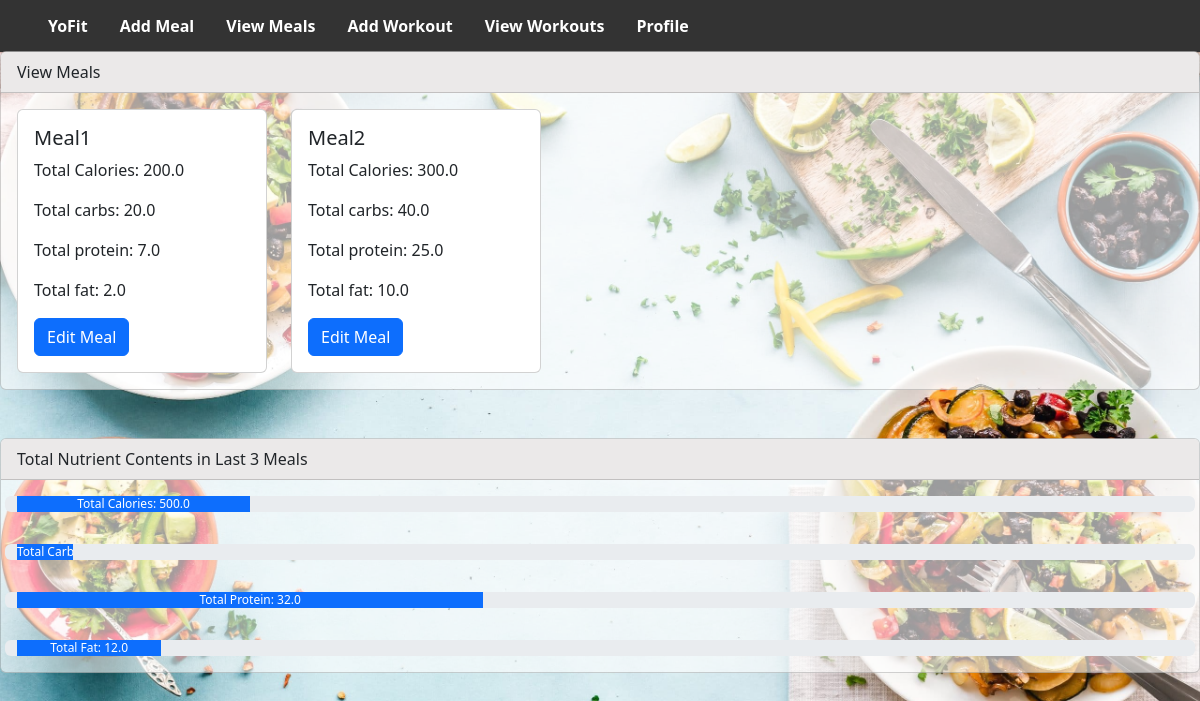
Screenshot of /viewMeals (signed in) with the database file from the repository.
### app/models.py (models this page shows)
class Meal(db.Model):
 id = db.Column(db.Integer, primary_key = True)
 name = db.Column(db.String(32))
 type = db.Column(db.String(16))
 meal_item_names = db.Column(db.String(1024))
 time_to_eat = db.Column(db.Date, default = date.today())
 time_meal = db.Column(db.Time, default = datetime.now())
 creator_id = db.Column(db.Integer, db.ForeignKey(User.id))
 meal_calories = db.Column(db.Float)
 meal_carbs = db.Column(db.Float)
 meal_protien = db.Column(db.Float) #spell mischeck- incase there is a bug later
 meal_fat = db.Column(db.Float)

### app/routes.py (the view)
@appObj.route('/viewMeals')
@login_required
def view_meals():
 user = current_user
 all_meals = Meal.query.filter_by(creator_id = user.id).all()
 current = 0;
 total_calories = 0;
 total_carbs = 0;
 total_protein = 0;
 total_fat = 0;
 for meal in all_meals:
  if(current < 3):
    total_calories = total_calories + meal.meal_calories
    total_carbs = total_carbs + meal.meal_carbs
    total_protein = total_protein + meal.meal_protien
    total_fat = total_fat + meal.meal_fat
    current = current +1
  else:
    break
  calPer = (total_calories/2500) * 100
  carPer = (total_carbs / 1250) * 100
  proPer = (total_protein / 80) * 100
  fatPer = (total_fat / 97) * 100
 return render_template('view_meals.html',fatPer = fatPer,proPer = proPer,carPer = carPer ,calPer = calPer, all_meals = all_meals, cal= total_calories, carb = total_carbs, pro= total_protein, fat = total_fat)

### app/models.py (called while the page is built)
@login.user_loader
def load_user(id):
 return User.query.get(int(id))

### app/templates/view_meals.html (shortened to what this page needs)
<!DOCTYPE html>
<html lang="en" >
<head>
    <link rel="stylesheet" href="{{ url_for('static', filename='css/homepage.css') }}">
    <link href="https://cdn.jsdelivr.net/npm/bootstrap@5.2.3/dist/css/bootstrap.min.css" rel="stylesheet">
</head>
<header>
    <ul>
        <li><a class="active" href="/home">YoFit</a></li>
        <li><a class="active" href="/createMeal">Add Meal</a></li>
        <li><a class="active" href="/viewMeals">View Meals</a></li>
        <li><a class="active" href="/createWorkout">Add Workout</a></li>
        <li><a class="active" href="/viewWorkouts">View Workouts</a></li>
        <li><a class="active" href="/profile">Profile</a></li>
      </ul>
</header>
<body>
  <div class="card" style = "width: 100%; background:rgba(255, 255, 255, 0.6); margin-top: -17px;">
    <div class="card-header" style = "background:rgb(235, 233, 233);">
      View Meals
    </div>
    <div class="card-body" style = "background:rgba(0,0,0,0);">
        <div class="row" style = "background:rgba(0,0,0,0);">
            {% for meal in all_meals %}
            <div class="col-sm-6" style = "background:rgba(0,0,0,0); width: fit-content;">
              <div class="card" style ="min-width: 250px;">
                <div class="card-body">
                  <h5 class="card-title">{{meal.name}}</h5>
                  <p class = "card-text"> Total Calories: {{meal.meal_calories}} </p>
                  <p class="card-text">Total carbs: {{meal.meal_carbs}}</p>
                  <p class="card-text">Total protein: {{meal.meal_protien}}</p>
                  <p class="card-text"> Total fat: {{meal.meal_fat}} </p>
                  <a href="/editMeal/{{meal.id}}" class="btn btn-primary">Edit Meal</a>
                </div>
              </div>
            </div>
            {% endfor %}
          </div>
    </div>
  </div>
  <br>
  <br>
  <div class="card" style = "width: 100%; background:rgba(255, 255, 255, 0.6);">
    <div class="card-header" style = "background:rgb(235, 233, 233);">
      Total Nutrient Contents in Last 3 Meals
    </div>
    <div class="card-body" style = "background:rgba(0,0,0,0);">
        <div class="row" style = "background:rgba(0,0,0,0);">
          <div class="progress">
            <div class="progress-bar" role="progressbar" aria-label="Example with label" style="width: {{calPer}}%;" aria-valuenow="25" aria-valuemin="0" aria-valuemax="100">Total Calories: {{cal}}</div>
          </div>
          <br>
          <br>
          <div class="progress">
            <div class="progress-bar" role="progressbar" aria-label="Example with label" style="width: {{carPer}}%;" aria-valuenow="25" aria-valuemin="0" aria-valuemax="100">Total Carbs: {{carb}}</div>
          </div>
          <br>
          <br>
          <div class="progress">
            <div class="progress-bar" role="progressbar" aria-label="Example with label" style="width: {{proPer}}%;" aria-valuenow="25" aria-valuemin="0" aria-valuemax="100">Total Protein: {{pro}}</div>
          </div>
          <br>
          <br>
          <div class="progress">
            <div class="progress-bar" role="progressbar" aria-label="Example with label" style="width: {{fatPer}}%;" aria-valuenow="25" aria-valuemin="0" aria-valuemax="100">Total Fat: {{fat}}</div>
          </div>
    </div>
  </div>
</body>
</html>

### app/static/css/homepage.css (style rules this page uses)
body { background-image:url("/static/css/images/login-background.jpeg"); background-size: 100%; }
.card { width: 100px; height: 500px; }
ul { width: 100%; list-style-type: none; margin: 0; padding: 0; overflow: hidden; background-color: #333; margin-bottom: 0; }
li { float: left; font-weight: 800; }
li a { display: block; color: white; text-align: center; padding: 14px 16px; text-decoration: none; }

### rows the page displays
Meal: name "Meal1", meal_calories "200.0", meal_carbs "20.0", meal_protien "7.0", meal_fat "2.0"
Meal: name "Meal2", meal_calories "300.0", meal_carbs "40.0", meal_protien "25.0", meal_fat "10.0"

### other values shown
{{ cal }} "500.0"
{{ pro }} "32.0"
{{ fat }} "12.0"
